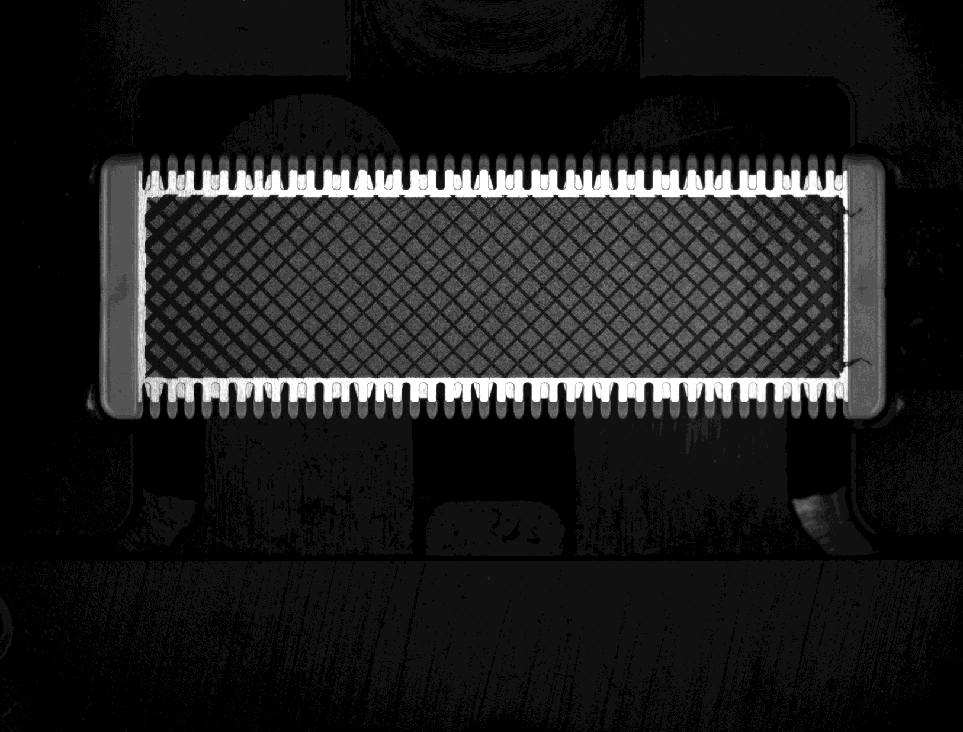
#> input picture cam.tif, 963 x 732 px, shrunk from 1626 x 1236 before the run
$ python testing_graphs.py
#> lines starting #> are read from the running program, lines starting #| are printed output that depends on the picture
import matplotlib.pyplot as plt
import os
import seaborn as sns
import numpy as np

def get_heat_map(images, destination_path):
    # Load an image using plt.imread() function

#> called with destination_path = 'heatmaps'
    fig_list = []
    # Loop through the images and plot the heatmap on each subplot
    for i, image_path in enumerate(images):
       # Load the image using plt.imread()
        img = plt.imread(image_path)
#> img is the input picture: shape (732, 963) uint16; min 52, max 4095, mean 579.1

        # Convert the image to grayscale if necessary
        if img.ndim == 3:
            gray_img = np.mean(img, axis=2)
        elif img.ndim == 2:
            gray_img = img

        # Create a figure with a single subplot and plot the heatmap on it
        fig, ax = plt.subplots(1, 1, figsize=(8, 8))
        sns.heatmap(gray_img, cmap='YlOrRd', ax=ax)
        ax.set_title('Heatmap')

        # Append the figure to the list
        fig_list.append(fig)


    if not os.path.exists(destination_path):
        os.makedirs(destination_path)

    for i,fig in enumerate(fig_list):
        fig.savefig(f'{destination_path}/heatmap_{i}.png')
#> this loop made 2 passes
#> pass 1, in get_heat_map, `fig.savefig(f'{destination_path}/heatmap_{i}.png')`:
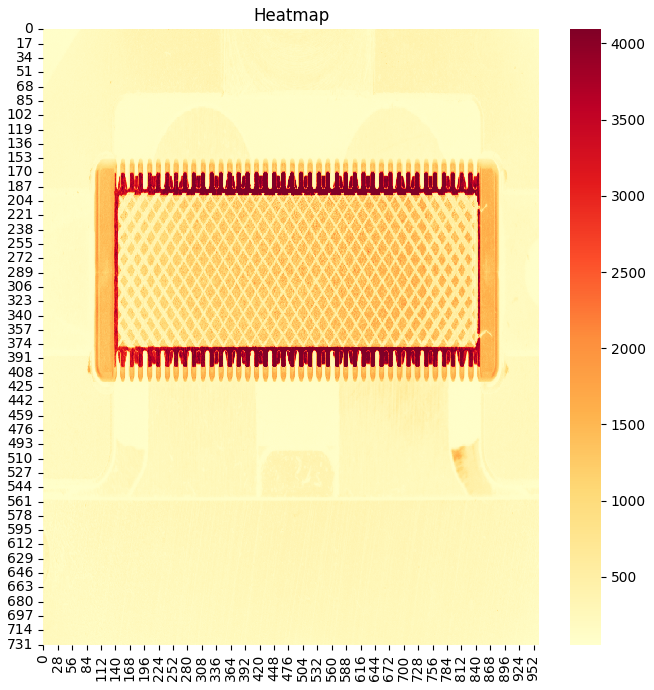
#> figure drawn by matplotlib, 2 panels

example = ["cam.tif", "test.tif"]

get_heat_map(example, "heatmaps")
#plt.show()
